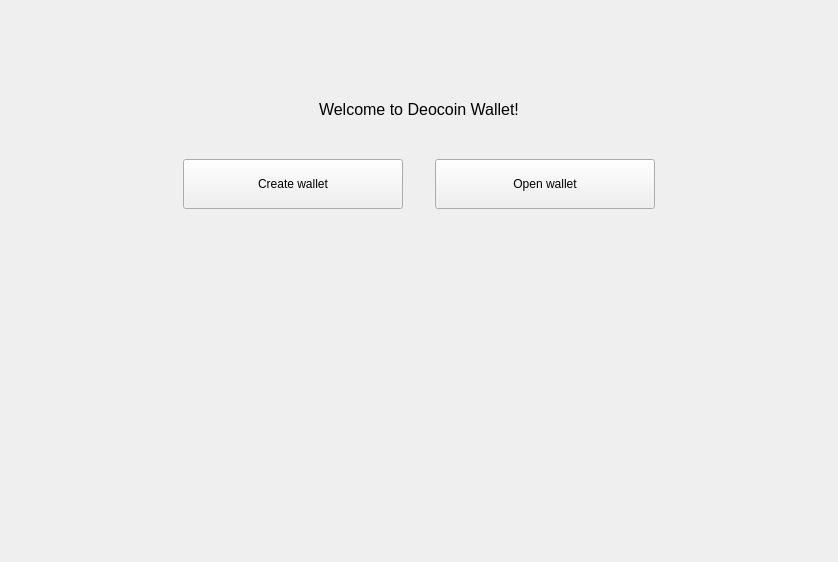
<?xml version="1.0" encoding="UTF-8"?>
<ui version="4.0">
 <class>NoWalletFrame</class>
 <widget class="QFrame" name="NoWalletFrame">
  <property name="geometry">
   <rect>
    <x>0</x>
    <y>0</y>
    <width>838</width>
    <height>562</height>
   </rect>
  </property>
  <property name="windowTitle">
   <string>Frame</string>
  </property>
  <property name="frameShape">
   <enum>QFrame::NoFrame</enum>
  </property>
  <property name="frameShadow">
   <enum>QFrame::Raised</enum>
  </property>
  <layout class="QVBoxLayout" name="verticalLayout">
   <property name="spacing">
    <number>0</number>
   </property>
   <property name="leftMargin">
    <number>0</number>
   </property>
   <property name="topMargin">
    <number>0</number>
   </property>
   <property name="rightMargin">
    <number>0</number>
   </property>
   <property name="bottomMargin">
    <number>0</number>
   </property>
   <item>
    <spacer name="verticalSpacer">
     <property name="orientation">
      <enum>Qt::Vertical</enum>
     </property>
     <property name="sizeType">
      <enum>QSizePolicy::MinimumExpanding</enum>
     </property>
     <property name="sizeHint" stdset="0">
      <size>
       <width>20</width>
       <height>100</height>
      </size>
     </property>
    </spacer>
   </item>
   <item alignment="Qt::AlignHCenter">
    <widget class="QLabel" name="m_welcomeLabel">
     <property name="font">
      <font>
       <pointsize>12</pointsize>
      </font>
     </property>
     <property name="text">
      <string>Welcome to Deocoin Wallet!</string>
     </property>
    </widget>
   </item>
   <item>
    <spacer name="verticalSpacer_4">
     <property name="orientation">
      <enum>Qt::Vertical</enum>
     </property>
     <property name="sizeType">
      <enum>QSizePolicy::Fixed</enum>
     </property>
     <property name="sizeHint" stdset="0">
      <size>
       <width>20</width>
       <height>40</height>
      </size>
     </property>
    </spacer>
   </item>
   <item>
    <layout class="QHBoxLayout" name="horizontalLayout">
     <property name="spacing">
      <number>0</number>
     </property>
     <item>
      <spacer name="horizontalSpacer_2">
       <property name="orientation">
        <enum>Qt::Horizontal</enum>
       </property>
       <property name="sizeHint" stdset="0">
        <size>
         <width>40</width>
         <height>20</height>
        </size>
       </property>
      </spacer>
     </item>
     <item>
      <widget class="QPushButton" name="m_createWalletButton">
       <property name="sizePolicy">
        <sizepolicy hsizetype="Fixed" vsizetype="Fixed">
         <horstretch>0</horstretch>
         <verstretch>0</verstretch>
        </sizepolicy>
       </property>
       <property name="minimumSize">
        <size>
         <width>220</width>
         <height>50</height>
        </size>
       </property>
       <property name="maximumSize">
        <size>
         <width>220</width>
         <height>50</height>
        </size>
       </property>
       <property name="text">
        <string>Create wallet</string>
       </property>
      </widget>
     </item>
     <item>
      <spacer name="horizontalSpacer">
       <property name="orientation">
        <enum>Qt::Horizontal</enum>
       </property>
       <property name="sizeType">
        <enum>QSizePolicy::Fixed</enum>
       </property>
       <property name="sizeHint" stdset="0">
        <size>
         <width>32</width>
         <height>20</height>
        </size>
       </property>
      </spacer>
     </item>
     <item>
      <widget class="QPushButton" name="m_openWalletButton">
       <property name="sizePolicy">
        <sizepolicy hsizetype="Fixed" vsizetype="Fixed">
         <horstretch>0</horstretch>
         <verstretch>0</verstretch>
        </sizepolicy>
       </property>
       <property name="minimumSize">
        <size>
         <width>220</width>
         <height>50</height>
        </size>
       </property>
       <property name="maximumSize">
        <size>
         <width>220</width>
         <height>50</height>
        </size>
       </property>
       <property name="text">
        <string>Open wallet</string>
       </property>
      </widget>
     </item>
     <item>
      <spacer name="horizontalSpacer_3">
       <property name="orientation">
        <enum>Qt::Horizontal</enum>
       </property>
       <property name="sizeHint" stdset="0">
        <size>
         <width>40</width>
         <height>20</height>
        </size>
       </property>
      </spacer>
     </item>
    </layout>
   </item>
   <item>
    <spacer name="verticalSpacer_3">
     <property name="orientation">
      <enum>Qt::Vertical</enum>
     </property>
     <property name="sizeHint" stdset="0">
      <size>
       <width>20</width>
       <height>376</height>
      </size>
     </property>
    </spacer>
   </item>
  </layout>
 </widget>
 <resources/>
 <connections>
  <connection>
   <sender>m_createWalletButton</sender>
   <signal>clicked()</signal>
   <receiver>NoWalletFrame</receiver>
   <slot>createWallet()</slot>
   <hints>
    <hint type="sourcelabel">
     <x>292</x>
     <y>184</y>
    </hint>
    <hint type="destinationlabel">
     <x>418</x>
     <y>280</y>
    </hint>
   </hints>
  </connection>
  <connection>
   <sender>m_openWalletButton</sender>
   <signal>clicked()</signal>
   <receiver>NoWalletFrame</receiver>
   <slot>openWallet()</slot>
   <hints>
    <hint type="sourcelabel">
     <x>544</x>
     <y>184</y>
    </hint>
    <hint type="destinationlabel">
     <x>418</x>
     <y>280</y>
    </hint>
   </hints>
  </connection>
 </connections>
 <slots>
  <signal>createWalletClickedSignal()</signal>
  <signal>openWalletClickedSignal()</signal>
  <slot>okClicked()</slot>
  <slot>passwordChanged(QString)</slot>
 </slots>
</ui>
